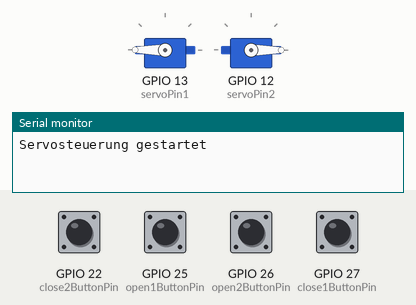
Bench run of a sketch on a simulated ESP32. On the bench: 2 × servo, the last lines printed to the serial monitor. The inputs (shaded band) are chosen by the test bench; at power-on: GPIO 22 (close2ButtonPin), GPIO 25 (open1ButtonPin), GPIO 26 (open2ButtonPin), GPIO 27 (close1ButtonPin) HIGH.

Above: at 4.2 s.
4.3 s: GPIO 22 (close2ButtonPin) pulled LOW for 0.15 s
7.3 s: GPIO 25 (open1ButtonPin) pulled LOW for 0.15 s
At 9.6 s:
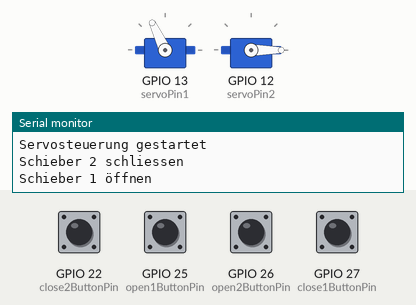
10.3 s: GPIO 26 (open2ButtonPin) pulled LOW for 0.15 s
At 11.9 s:
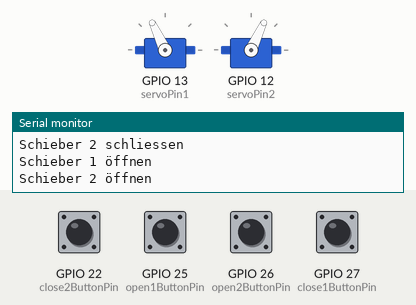
13.3 s: GPIO 27 (close1ButtonPin) pulled LOW for 0.15 s
At 15.4 s:
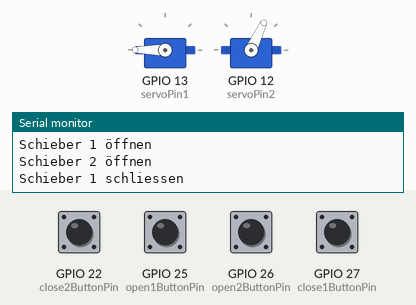
16.3 s: GPIO 22 (close2ButtonPin) pulled LOW for 1 s
At 16.82 s:
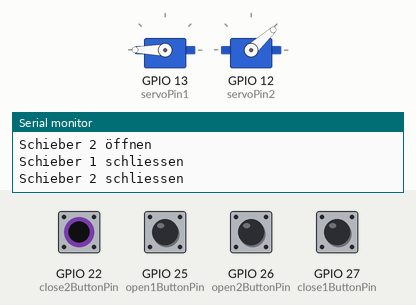
19.3 s: GPIO 26 (open2ButtonPin) pulled LOW for 1 s
At 19.82 s:
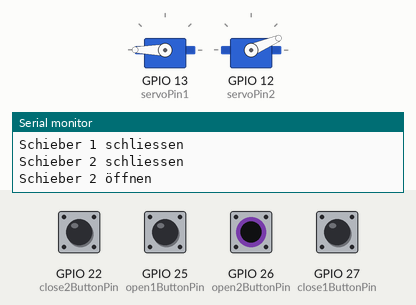
Timing chart, 0 to 22.3 s (numbered marks = the images above; inputs shaded):
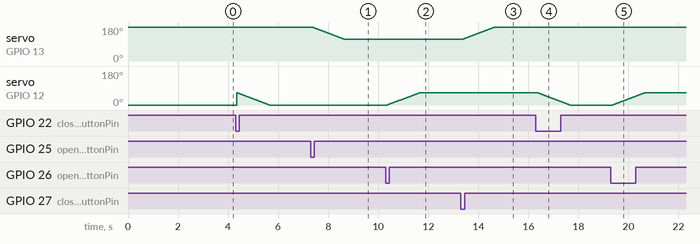

Measured:
- after the input at 7.3 s, servo on GPIO 13 (servoPin1): moves from 180° to 115° over 1.3 s, starting after 0.07 s
- after the input at 10.3 s, servo on GPIO 12 (servoPin2): moves from 0° to 65° over 1.3 s, starting after 0.07 s
- after the input at 13.3 s, servo on GPIO 13 (servoPin1): moves from 115° to 180° over 1.3 s, starting after 0.07 s
- after the input at 16.3 s, servo on GPIO 12 (servoPin2): moves from 65° to 0° over 1.3 s, starting after 0.07 s
- after the input at 19.3 s, servo on GPIO 12 (servoPin2): moves from 0° to 65° over 1.3 s, starting after 0.07 s

The sketch:

UWS_Display_Servomovement.ino
```cpp
/* Servosteuerung für UWS Display Version vom 27.10.2025

 Es werden 2 Servomotoren DM996 angesteuert. Es gibt 4 Zustände:
 Schieber 1 offen
 Schieber 1 Zu
 Schieber 2 offen
 Schieber 2 Zu

 Der jeweilige Zustand wird über Knöpfe gesteuert, evtl. an die realisierte Verdrahtung anpassen
 */

#include <ESP32Servo.h> // madhephaestus/ESP32Servo@^3.0.9
#include <Button2.h>    // lennarthennigs/Button2 @ ^2.4.1

Servo uwsServo1; // servo objekte erstellen um Motoren zu steuern
Servo uwsServo2;

Button2 open1Button; // Button2 Objekte erstellen, die die Abläufe pro Knopfdruck festlegen
Button2 close1Button;
Button2 open2Button;
Button2 close2Button;

int pos = 0;        // variable für die Servowinkelposition
int servoPin1 = 13;  // servo motor 1 mit pin D13 am ESP32 verbinden
int servoPin2 = 12; // servo motor 2 mit Pin D12 am ESP32 verbinden

int open1ButtonPin = 25;
int close1ButtonPin = 27;
int open2ButtonPin = 26;
int close2ButtonPin = 22;

int debounceTime = 50; // Entprellzeit für die Knöpfe in ms
int servoDelay = 20;   // Verzögerung zwischen den Servobewegungen in ms

// Button Handler Funktionen
void open1ButtonHandler(Button2 &open1Button)
{
  Serial.println("Schieber 1 öffnen");
  for (pos = 180; pos >= 115; pos -= 1)
  {                       // Bewegung des servo von 180 Grad bis 115 Grad in Schritten von 1 Grad, 65 Grad Winkel für vollen Schieberhub
    uwsServo1.write(pos); // bewegt den servo zur aktuell festgelegten Position
    delay(servoDelay);    // wartet 20 ms bis zum nächsten Schritt, anpassen um die Bewegungsgeschwindigkeit zu steuern
  }
}

void close1ButtonHandler(Button2 &close1Button)
{
  Serial.println("Schieber 1 schliessen");
  for (pos = 115; pos <= 180; pos += 1)
  {                       // Bewegung des servo von 115 Grad bis 180 Grad in Schritten von 1 Grad
    uwsServo1.write(pos); // bewegt den servo zur aktuell festgelegten Position
    delay(servoDelay);    // wartet 20 ms bis zum nächsten Schritt, anpassen um die Bewegungsgeschwindigkeit zu steuern
  }
}

void open2ButtonHandler(Button2 &open2Button)
{
  Serial.println("Schieber 2 öffnen");
  for (pos = 0; pos <= 65; pos += 1)
  {                       // Bewegung des servo von 0 Grad bis 65 Grad in Schritten von 1 Grad, 65 Grad Winkel für vollen Schieberhub
    uwsServo2.write(pos); // bewegt den servo zur aktuell festgelegten Position
    delay(servoDelay);    // wartet 20 ms bis zum nächsten Schritt, anpassen um die Bewegungsgeschwindigkeit zu steuern
  }
}

void close2ButtonHandler(Button2 &close2Button)
{
  Serial.println("Schieber 2 schliessen");
  for (pos = 65; pos >= 0; pos -= 1)
  {                       // Bewegung des servo von 65 Grad bis 0 Grad in Schritten von 1 Grad
    uwsServo2.write(pos); // bewegt den servo zur aktuell festgelegten Position
    delay(servoDelay);    // wartet 20 ms bis zum nächsten Schritt, anpassen um die Bewegungsgeschwindigkeit zu steuern
  }
}

void setup()
{
  Serial.begin(9600);

  uwsServo1.setPeriodHertz(50);           // standard 50 hz servo frequenz
  uwsServo1.attach(servoPin1, 544, 2400); // verbindet und aktiviert den Servo an servoPin1 zum servo objekt 1 mit pulse width min 544us und max 2400us
  uwsServo2.setPeriodHertz(50);           // standard 50 hz servo frequenz
  uwsServo2.attach(servoPin2, 544, 2400); // verbindet und aktiviert den Servo an servoPin2 zum servo objekt 2 mit pulse width min 544us und max 2400us
  uwsServo1.write(180);                   // Anfangshaltepunkt im offenen Zustand
  uwsServo2.write(0);                     // da die Motoren seitenverkehrt montiert sind ist ein unterschiedlicher Startpunkt nötig
  delay(2000);

  // Button2 initialisieren
  open1Button.begin(open1ButtonPin, INPUT_PULLUP);
  // Die Handler Funktion dem PressedHandler zuweisen.
  // Die Button2 Bibliothek hat auch Handler für Released, Clicked, LongClicked etc.
  open1Button.setPressedHandler(open1ButtonHandler);
  // Entprellzeit setzen
  open1Button.setDebounceTime(debounceTime);

  close1Button.begin(close1ButtonPin, INPUT_PULLUP);
  close1Button.setPressedHandler(close1ButtonHandler);
  close1Button.setDebounceTime(debounceTime);

  open2Button.begin(open2ButtonPin, INPUT_PULLUP);
  open2Button.setPressedHandler(open2ButtonHandler);
  open2Button.setDebounceTime(debounceTime);

  close2Button.begin(close2ButtonPin, INPUT_PULLUP);
  close2Button.setPressedHandler(close2ButtonHandler);
  close2Button.setDebounceTime(debounceTime);

  delay(1000);
  Serial.println("Servosteuerung gestartet");
}

void loop()
{
  // In der loop Funktion werden nur die Button2 Objekte abgefragt
  open1Button.loop();
  close1Button.loop();
  open2Button.loop();
  close2Button.loop();
}
```
